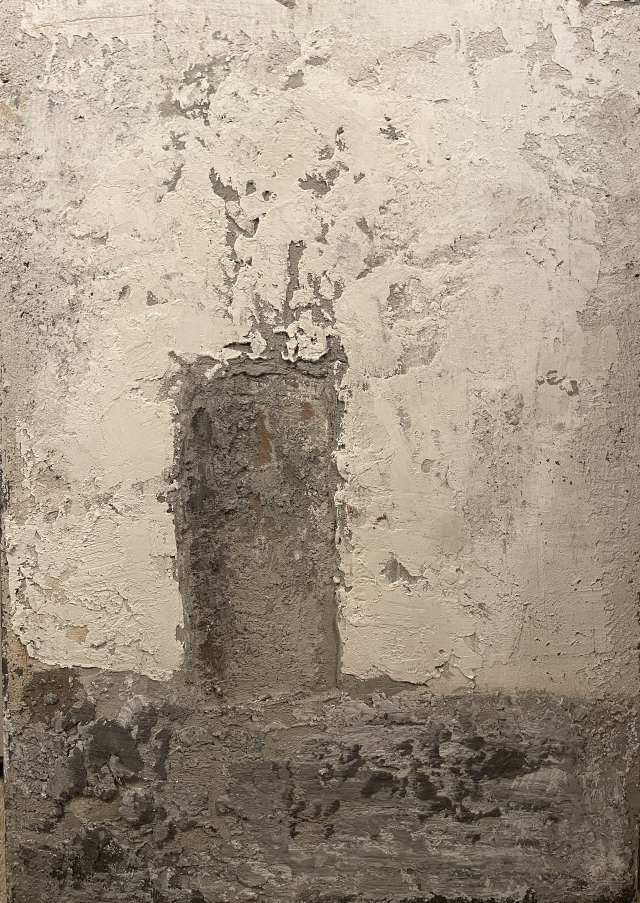
#> input picture testdata/photos/door-flat-crop.jpg, 1280 x 1805 px (shown at 1/2 size); its folder holds 8 pictures in this run
$ python signs.py
#> lines starting #> are read from the running program, lines starting #| are printed output that depends on the picture; after the words box and inside, x2 and y2 are one past the last pixel; in counts of white or black regions, pixels touching at a corner belong together
### tools/bakeoff/common.py
"""Bake-off harness: score a surface (normal map) predicted from a flat photo against a real
raking-light photo of the same piece. Same bands and "shade corr" as tools/realref/score.py.

Normal convention everywhere here: x right, y UP (toward row 0), z toward the camera.
"""
import os
import numpy as np
from PIL import Image, ImageOps

REPO = os.path.dirname(os.path.dirname(os.path.dirname(os.path.abspath(__file__))))
# Where normals and sheets are written, and where the model weights were downloaded to.
OUT = os.environ.get('BAKEOFF_OUT', os.path.join(os.path.dirname(os.path.abspath(__file__)), 'out'))
MODELS = os.environ.get('BAKEOFF_MODELS', os.path.join(os.path.dirname(os.path.abspath(__file__)), 'models'))
os.makedirs(OUT, exist_ok=True)
P = REPO + '/testdata/photos/'
D = REPO + '/samples/dsc8382/'
IN = 2.54
PIECES = {
    'door': dict(flat=P + 'door-flat-crop.jpg', lights=[dict(real=P + 'door-sun-lined.jpg', sun=(135, 30))]),
    'lintel': dict(flat=P + 'lintel-flat-crop.jpg', lights=[dict(real=P + 'lintel-sun-lined.jpg', sun=(47, 10.3))]),
    # tripod lamp shots: lamp (left of left edge, above top edge, out from face), cm; panel 48.26 cm wide
    'dsc': dict(flat=D + 'DSC_8382.jpg', width_cm=48.26, lights=[
        dict(real=D + 'DSC_8379.jpg', lamp=(9.39 * IN, 9 * IN, 6.5 * IN)),
        dict(real=D + 'DSC_8380.jpg', lamp=(-2.8 * IN, 9.75 * IN, 5.75 * IN)),
        dict(real=D + 'DSC_8381.jpg', lamp=(22.41 * IN, 9.5 * IN, 6 * IN))]),
}
R = [1, 6, 24, 80]
NAMES = ['fine', 'mid', 'broad', 'forms']


def load(path, size=None):
#> called with path = 'testdata/photos/door-flat-crop.jpg'
    im = ImageOps.exif_transpose(Image.open(path)).convert('RGB')
#> im is the input picture: PIL image 1280x1805 RGB; mean R, G, B 163.8, 152, 135.4
    if size and im.size != size:
        im = im.resize(size, Image.LANCZOS)
    return np.asarray(im, dtype=np.float64)


def luma(a):
    return 0.2126 * a[..., 0] + 0.7152 * a[..., 1] + 0.0722 * a[..., 2]


def box(y, r):
    for axis in (0, 1):
        p = np.pad(y, [(r + 1, r) if a == axis else (0, 0) for a in (0, 1)], mode='edge')
        c = np.cumsum(p, axis=axis)
        n = y.shape[axis]
        y = (np.take(c, range(2 * r + 1, 2 * r + 1 + n), axis=axis) - np.take(c, range(0, n), axis=axis)) / (2 * r + 1)
    return y


def bands(y):
    bl = [y] + [box(y, r) for r in R]
    return [bl[i] - bl[i + 1] for i in range(4)]


def lin(c):
    c = c / 255.0
    return np.where(c <= 0.04045, c / 12.92, ((c + 0.055) / 1.055) ** 2.4)


def srgb(l):
    l = np.clip(l, 0, 1)
    return 255 * np.where(l <= 0.0031308, l * 12.92, 1.055 * l ** (1 / 2.4) - 0.055)


# [34 lines left out: functions level, light_dirs, shading, not called in this run]


class Piece:
    def __init__(self, name):
        self.name, spec = name, PIECES[name]
        self.spec = spec
        self.flat_a = load(spec['flat'])
        self.size = (self.flat_a.shape[1], self.flat_a.shape[0])
#> self.size = (1280, 1805)
        self.flat = luma(self.flat_a)
        self.lights = []
        h, w = self.flat.shape
#> h = 1805; w = 1280
        m = int(0.03 * w)
#> m = 38
        for lt in spec['lights']:
            real = luma(load(lt['real'], self.size))
#> call 2 of load, with path = 'testdata/photos/door-sun-lined.jpg', size = (1280, 1805)
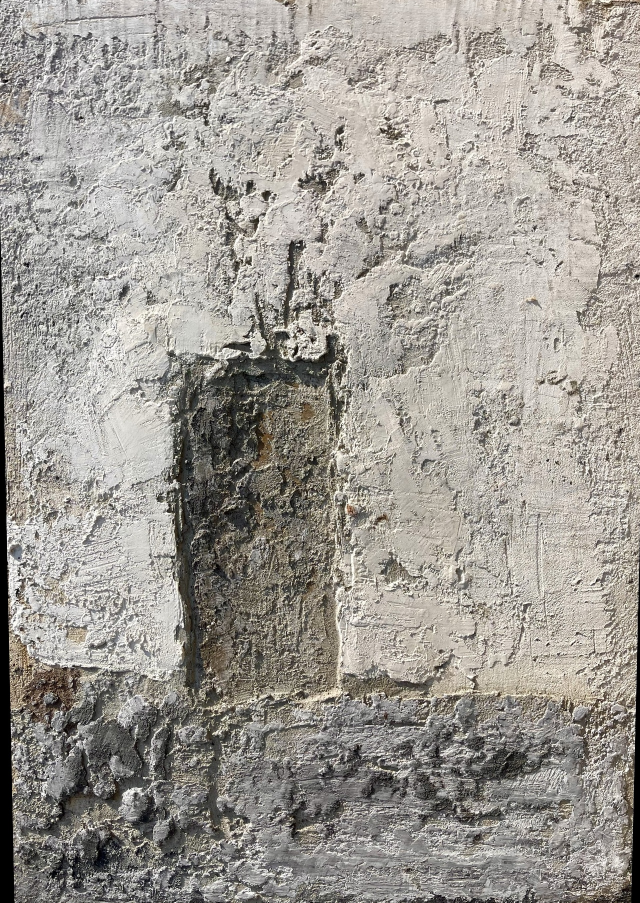
#> input picture testdata/photos/door-sun-lined.jpg, 1280 x 1805 px (shown at 1/2 size)
#> in load, im is the input picture: PIL image 1280x1805 RGB; mean R, G, B 158.3, 154.2, 147.6
            ok = real > 2
#> ok: shape (1805, 1280) bool; 98.8% white; 2820 black regions (2814 under 20 px), largest, box (x1, y1, x2, y2) and area: (0, 522, 28, 1805) 18227, (1263, 1201, 1280, 1805) 5461, (1277, 1155, 1280, 1202) 77, (194, 1705, 204, 1722) 54, (1279, 1104, 1280, 1131) 27, (0, 475, 1, 497) 22
            ok[:m] = ok[-m:] = False
            ok[:, :m] = ok[:, -m:] = False
            ok &= (self.flat > 12) & (self.flat < 250)
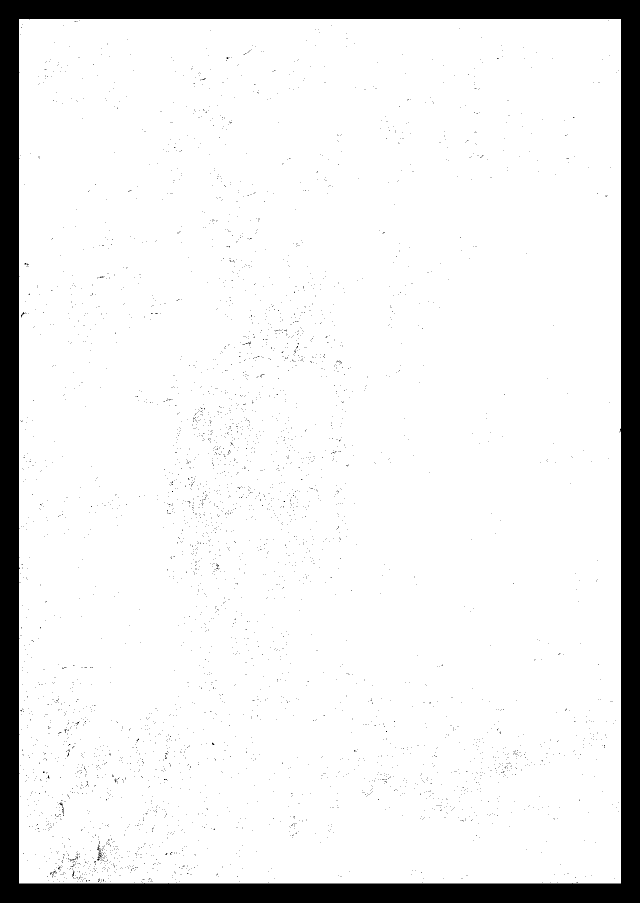
#> ok: shape (1805, 1280) bool (shown at 1/2 size); 89.8% white; 4116 black regions (4108 under 20 px), largest, box (x1, y1, x2, y2) and area: (0, 0, 1280, 1805) 228708, (194, 1697, 204, 1722) 70, (118, 1605, 125, 1616) 26
            self.lights.append(dict(lt, ok=ok, rs=self.shade(real)))

    def shade(self, y):
        return bands(np.log((y + 4) / (self.flat + 4)))
#> in bands, `bl = [y] + [box(y, r) for r in R]`: bl = 5 items
#> in bands, `bl = [y] + [box(y, r) for r in R]`:
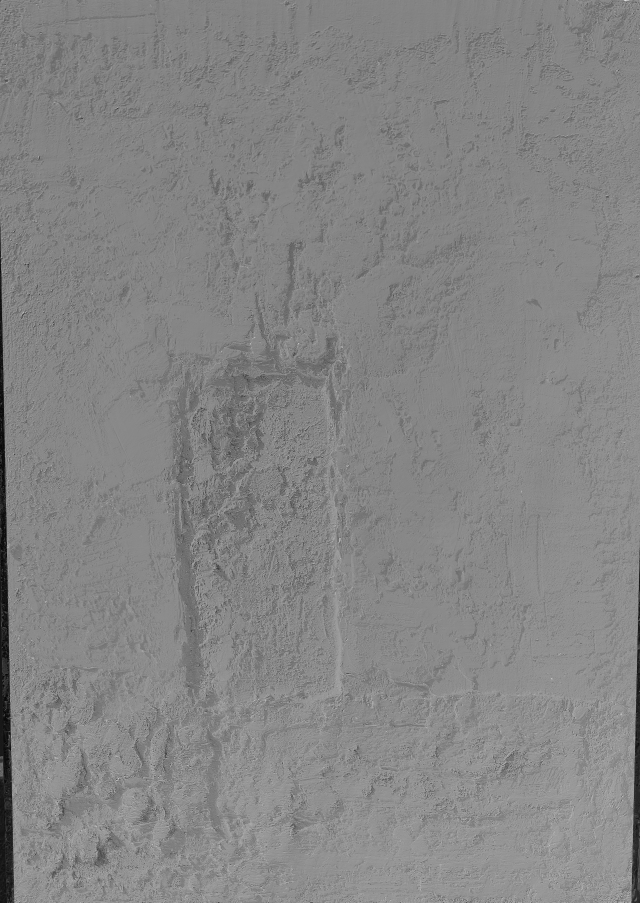
#> y: shape (1805, 1280) float64 (shown at 1/2 size); min -4.16, max 3.7, mean -0.0436; drawn with min black and max white

    def render_luma(self, s):
        return luma(srgb(lin(self.flat_a) * s[..., None]))

    # [28 lines left out: functions score, brightness_normals, height_normals, not called in this run]


def fmt(v):
    return ' '.join(f'{x:5.2f}' for x in v)


# [64 lines left out: functions report, sphere_image, convention, tiles, blend_tiles, not called in this run]

### tools/bakeoff/signs.py
"""Does any axis convention rescue a model? Best mid/broad shade corr over the four x/y sign choices."""
import sys, glob
sys.path.insert(0, __file__.rsplit('/', 1)[0])
import numpy as np
from common import *
pieces = {n: Piece(n) for n in ('door', 'lintel', 'dsc')}
#> call 2 of __init__, with name = 'lintel'
#> call 3 of load, with path = 'testdata/photos/lintel-flat-crop.jpg'
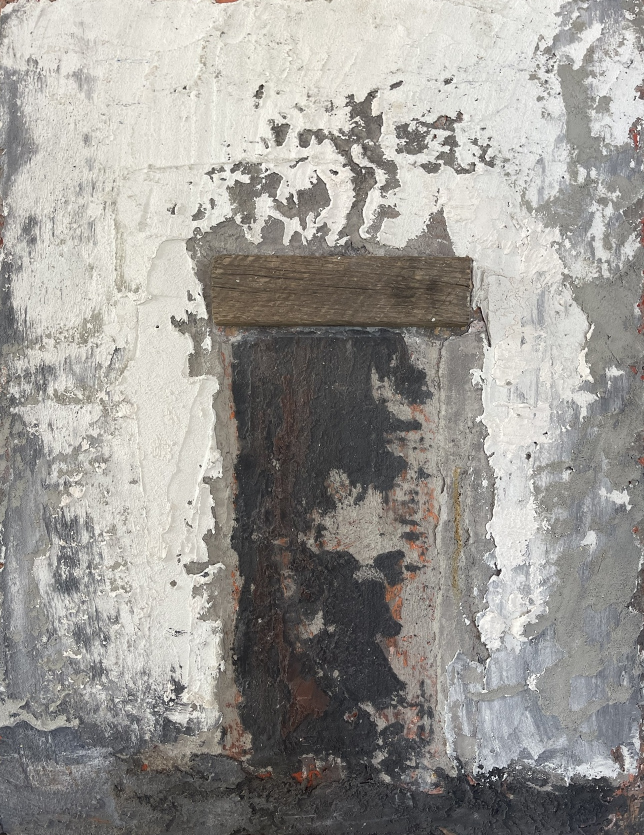
#> input picture testdata/photos/lintel-flat-crop.jpg, 1288 x 1670 px (shown at 1/2 size)
#> in load, im is the input picture: PIL image 1288x1670 RGB; mean R, G, B 156.5, 154.1, 149.8
#> call 4 of load, with path = 'testdata/photos/lintel-sun-lined.jpg', size = (1288, 1670)
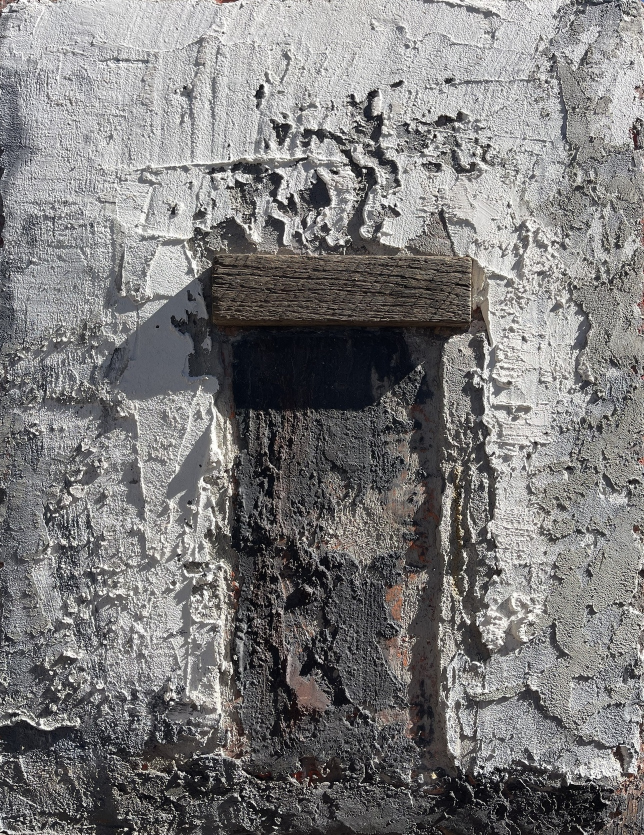
#> input picture testdata/photos/lintel-sun-lined.jpg, 1288 x 1670 px (shown at 1/2 size)
#> in load, im is the input picture: PIL image 1288x1670 RGB; mean R, G, B 124.6, 123.2, 123.2
#> in __init__ (call 2), `ok = real > 2`: ok: shape (1670, 1288) bool; 99.4% white; black in thin lines or dots
#> in __init__ (call 2), `ok &= (self.flat > 12) & (self.flat < 250)`:
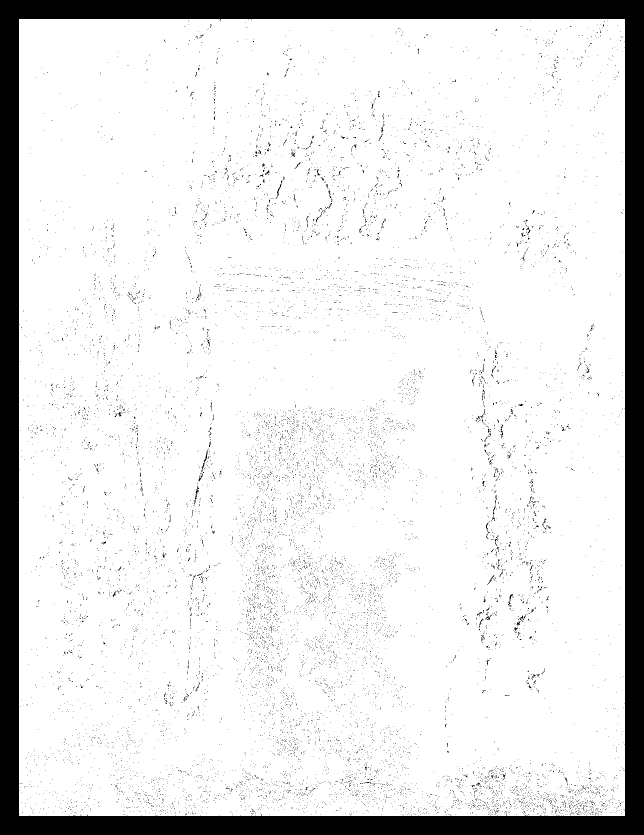
#> ok: shape (1670, 1288) bool (shown at 1/2 size); 88.7% white; 13046 black regions (12990 under 20 px), largest, box (x1, y1, x2, y2) and area: (0, 0, 1288, 1670) 219092, (402, 899, 417, 944) 93, (551, 361, 565, 397) 72
#> in bands (call 2), `bl = [y] + [box(y, r) for r in R]`:
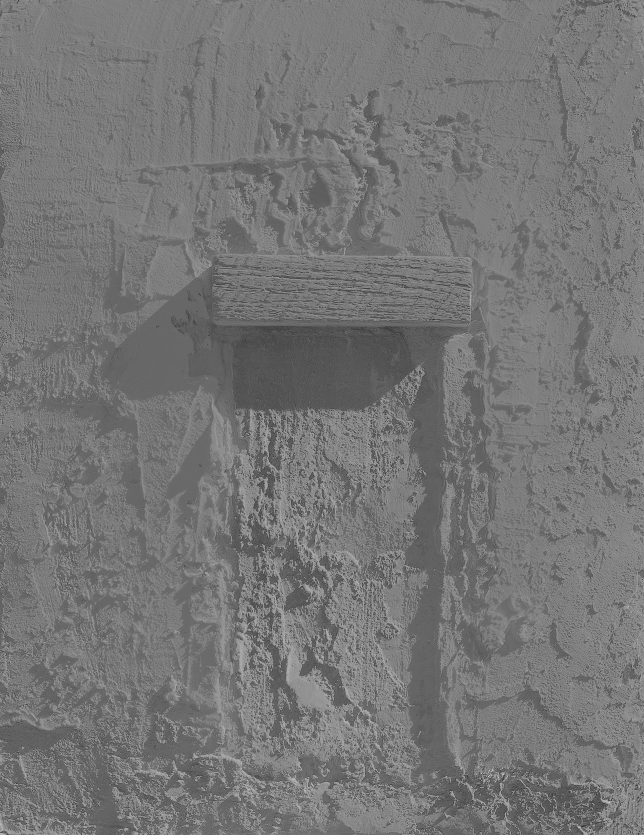
#> y: shape (1670, 1288) float64 (shown at 1/2 size); min -4.14, max 4.02, mean -0.353; drawn with min black and max white
#> (the run stopped early here; a loop or call above may not have finished)
